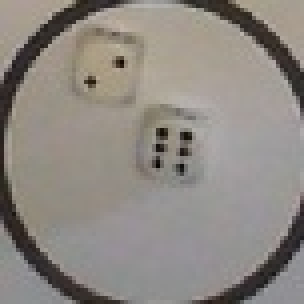
#> input picture circle_0.jpg, 76 x 76 px (shown 4 times larger)
$ jupyter execute count_dots_stackoverflow.ipynb
#> lines starting #> are read from the running program, lines starting #| are printed output that depends on the picture; after the words box and inside, x2 and y2 are one past the last pixel; in counts of white or black regions, pixels touching at a corner belong together
[cell 1]
import cv2
import matplotlib.pyplot as plt

gray = cv2.imread("../circle_0.jpg", 0)
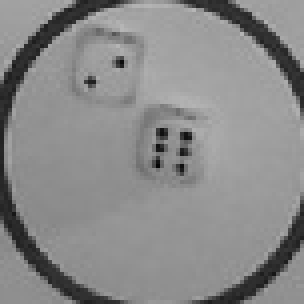
#> gray: shape (76, 76) (shown 4 times larger); min 6, max 182, mean 137.6
plt.imshow(gray, cmap='gray')

[cell 2]
## threshold
th, threshed = cv2.threshold(gray, 100, 255,cv2.THRESH_BINARY_INV|cv2.THRESH_OTSU)
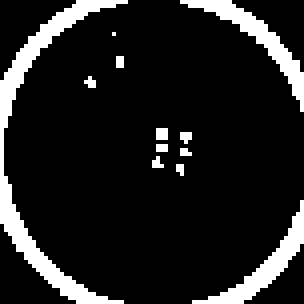
#> threshed: shape (76, 76) (shown 4 times larger); 12.5% white; 12 white regions (9 under 20 px)
#> th = 100
plt.imshow(threshed, cmap='gray')

[cell 3]
## findcontours
cnts = cv2.findContours(threshed, cv2.RETR_LIST, cv2.CHAIN_APPROX_SIMPLE)[-2]
#> cnts = 12 contours, 9 with area under 20; largest, box (x1, y1, x2, y2) and area: (0, 0, 32, 76) 263, (45, 0, 76, 28) 116, (48, 50, 76, 76) 110


## filter by area
s1= 1
s2 = 20
xcnts = []
for cnt in cnts:
    if s1<cv2.contourArea(cnt) <s2:
        xcnts.append(cnt)
#> this loop made 12 passes
#> cnt on passes 2, 4, 5, 7, 9, 10: [[44, 41], [44, 42], [45, 43], [45, 41]], [[45, 37], [45, 38], [47, 38], [46, 37]], [[39, 36], [39, 37], [41, 37], [41, 36]], [[39, 32], [39, 34], [41, 34], [41, 32]], [[29, 14], [29, 16], [30, 16], [30, 14]], [[28, 8]]
#> after the loop, xcnts = 8 contours, all with area under 20

print("Dots number: {}".format(len(xcnts)))
#| Dots number: 8

[cell 4]
# mark the found contours
cv2.drawContours(gray, xcnts, -1, (255, 0, 255), 1)
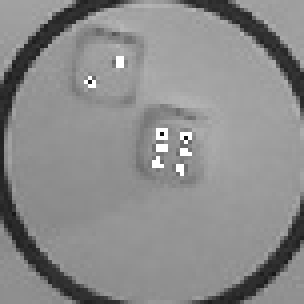
#> gray: shape (76, 76) (shown 4 times larger); 0.81% of pixels changed, all inside (x1, y1, x2, y2) = (21, 14, 48, 44)
plt.imshow(gray, cmap='gray')
plt.show()

$ run again, with circle_1.jpg copied over circle_0.jpg
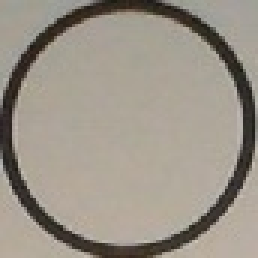
#> input picture circle_1.jpg, 86 x 86 px (shown 3 times larger)
#> `th, threshed = cv2.threshold(gray, 100, 255,cv2.THRESH_BINARY_INV|cv2...`:
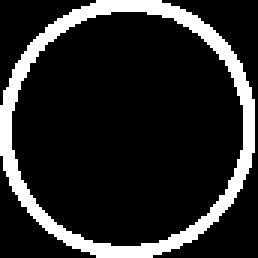
#> threshed: shape (86, 86) (shown 3 times larger); 15.5% white; 1 white region
#> th = 109
#> cnts = 2 contours; box (x1, y1, x2, y2) and area: (0, 0, 85, 86) 5739, (3, 3, 82, 83) 4832
#> the loop `for cnt in cnts:` made 2 passes
#> after the loop `for cnt in cnts:`: xcnts = []
#| Dots number: 0

$ run again, with circles.jpg copied over circle_0.jpg
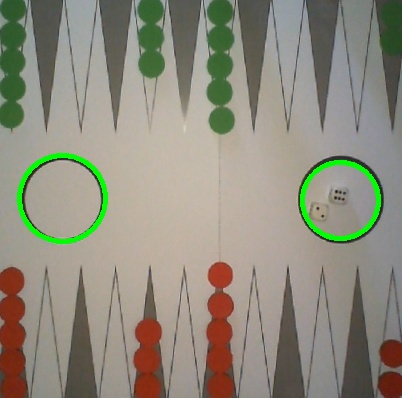
#> input picture circles.jpg, 402 x 398 px
#> `th, threshed = cv2.threshold(gray, 100, 255,cv2.THRESH_BINARY_INV|cv2...`:
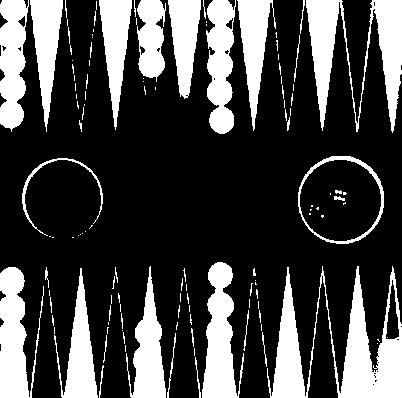
#> threshed: shape (398, 402); 26.9% white; 124 white regions (85 under 20 px)
#> th = 120
#> cnts = 145 contours, 123 with area under 20; largest, box (x1, y1, x2, y2) and area: (267, 266, 402, 398) 6882, (298, 156, 384, 244) 5874, (299, 159, 382, 242) 5276, (306, 0, 402, 133) 4514, (202, 262, 244, 398) 3140
#> the loop `for cnt in cnts:` made 145 passes
#> cnt on passes 1, 4, 6, 8, 10, 11, 12, 13: [[372, 384], [373, 383], [374, 384], [373, 385]], [[373, 375], [374, 374], [375, 375], [374, 376]], [[376, 371], [377, 370], [378, 371], [377, 372]], [[377, 362], [378, 361], [379, 362], [378, 363]], [[377, 356], [378, 355], [379, 356], [378, 357]], [[194, 348], [194, 355]], [[125, 345], [125, 351]], [[377, 343]]
#> after the loop `for cnt in cnts:`: xcnts = 63 contours, all with area under 20
#| Dots number: 63
#> `cv2.drawContours(gray, xcnts, -1, (255, 0, 255), 1)`:
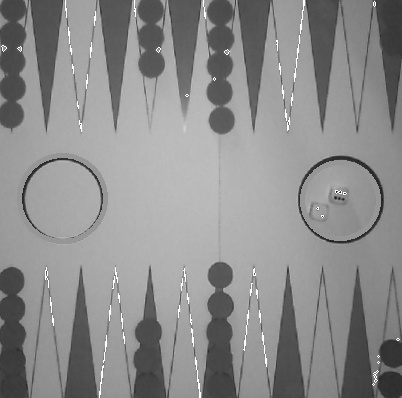
#> gray: shape (398, 402); min 19, max 255, mean 140.1
